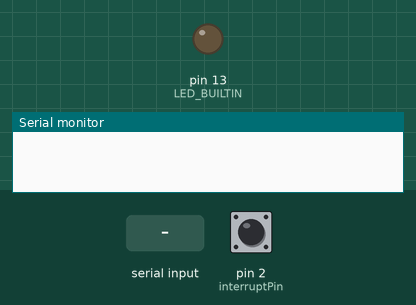
This sketch was run on a simulated Arduino Uno, built with avr-gcc and run on an emulated ATmega328P. Shown: output pins drawn as LEDs (lit = HIGH), the last lines printed to the serial monitor. The inputs (shaded band) are chosen by the test bench; at power-on: pin 2 (interruptPin) LOW.

Above: at 1.2 s.
1.3 s: "1" received over the second serial link
At 1.8 s:
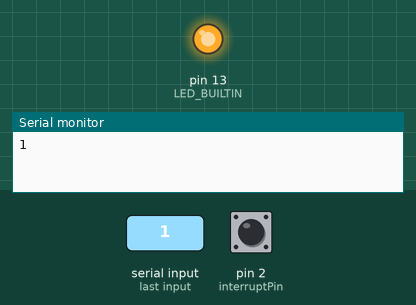
2.8 s: "0" received over the second serial link
At 4.2 s:
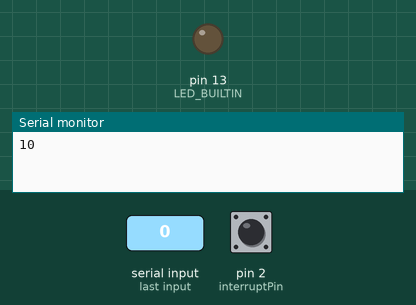
Timing chart, 0 to 5.8 s (numbered marks = the images above; inputs shaded):
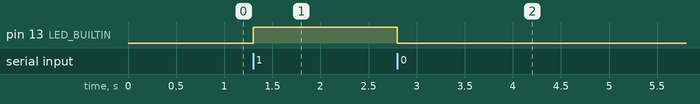

The sketch:

Ledcontrol_bluetooth.ino
```cpp
#include "Arduino.h"
#include <SoftwareSerial.h>

const byte rxPin = 8;
const byte txPin = 9;
int interruptPin = 2;
char DataFromRobot;
char DataFromPhone;
bool state = LOW;
SoftwareSerial BTSerial(rxPin, txPin); // RX TX

void setup() {
// define pin modes for tx, rx:
pinMode(rxPin, INPUT);
pinMode(txPin, OUTPUT);
pinMode(LED_BUILTIN, OUTPUT);
pinMode(interruptPin, INPUT);
attachInterrupt(digitalPinToInterrupt(interruptPin), interrupt, RISING);
BTSerial.begin(9600);
Serial.begin(9600);
}

void loop() {

//data die ontvangen wordt vanuit de bluetoothmodule
if (BTSerial.available() > 0) {
  DataFromPhone = BTSerial.read();
  Serial.write(DataFromPhone); //stuurt data van gsm naar seriele monitor
}
if (Serial.available() > 0 ) {
  DataFromRobot = Serial.read();
  BTSerial.write(DataFromRobot); //stuurt data van seriele monitor naar gsm
}

  // zet de built-in LED aan als deze wordt bediend door de knop op de gsm
  if (DataFromPhone == '0') {
    digitalWrite(LED_BUILTIN, LOW);
  }
  else if (DataFromPhone == '1') {
    digitalWrite(LED_BUILTIN, HIGH);
  }
}

void interrupt() {
 static unsigned long vorigeInterrupt = 0;
 unsigned long interruptTijd = millis();
 if (interruptTijd - vorigeInterrupt > 200){
 BTSerial.write("De knop is ingedrukt!"); // stuurt door als de knop wordt ingedrukt naar de gsm
 }
 vorigeInterrupt = interruptTijd;
}
```

Measured:
- after the input at 1.3 s, pin 13 (LED_BUILTIN): LOW → HIGH at once
- after the input at 2.8 s, pin 13 (LED_BUILTIN): HIGH → LOW at once
